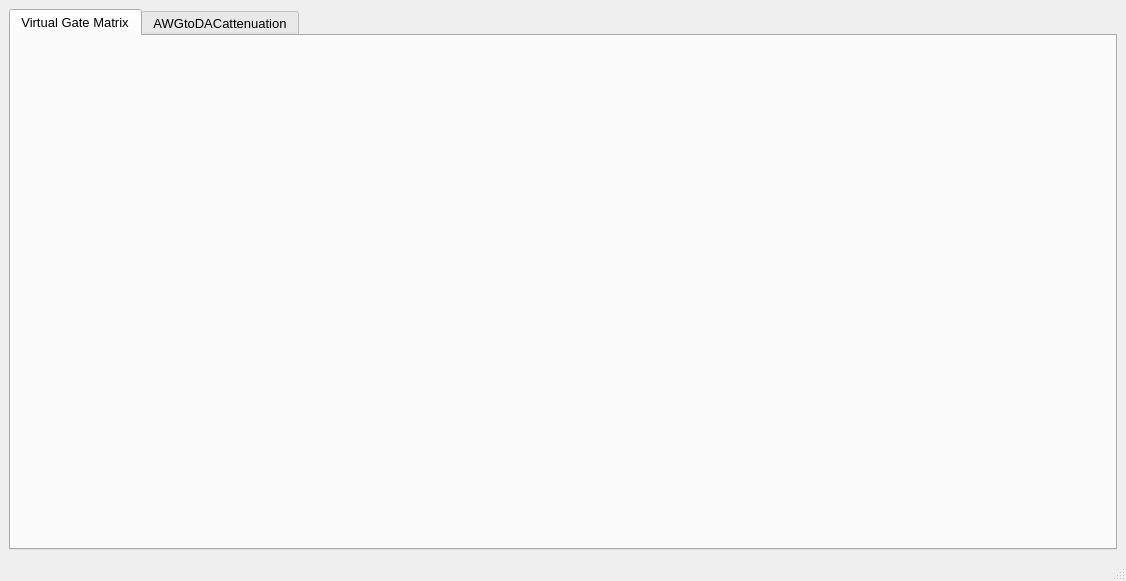
<?xml version="1.0" encoding="UTF-8"?>
<ui version="4.0">
 <class>MainWindow</class>
 <widget class="QMainWindow" name="MainWindow">
  <property name="geometry">
   <rect>
    <x>0</x>
    <y>0</y>
    <width>1126</width>
    <height>581</height>
   </rect>
  </property>
  <property name="font">
   <font>
    <pointsize>10</pointsize>
   </font>
  </property>
  <property name="windowTitle">
   <string>MainWindow</string>
  </property>
  <widget class="QWidget" name="centralwidget">
   <layout class="QGridLayout" name="gridLayout">
    <item row="0" column="0">
     <widget class="QTabWidget" name="tabWidget">
      <property name="font">
       <font>
        <pointsize>10</pointsize>
       </font>
      </property>
      <property name="currentIndex">
       <number>0</number>
      </property>
      <widget class="QWidget" name="Virtual_gates_matrix">
       <attribute name="title">
        <string>Virtual Gate Matrix</string>
       </attribute>
       <layout class="QGridLayout" name="gridLayout_3"/>
      </widget>
      <widget class="QWidget" name="AWG_to_dac_att">
       <attribute name="title">
        <string extracomment="tab1">AWGtoDACattenuation</string>
       </attribute>
       <layout class="QVBoxLayout" name="verticalLayout">
        <item>
         <widget class="QScrollArea" name="scrollArea">
          <property name="widgetResizable">
           <bool>true</bool>
          </property>
          <widget class="QWidget" name="scrollAreaWidgetContents">
           <property name="geometry">
            <rect>
             <x>0</x>
             <y>0</y>
             <width>1084</width>
             <height>468</height>
            </rect>
           </property>
           <layout class="QHBoxLayout" name="horizontalLayout">
            <item>
             <layout class="QHBoxLayout" name="horizontalLayout_2">
              <item>
               <layout class="QVBoxLayout" name="verticalLayout_2">
                <item>
                 <widget class="QLabel" name="label_2">
                  <property name="font">
                   <font>
                    <pointsize>14</pointsize>
                   </font>
                  </property>
                  <property name="text">
                   <string>Gate</string>
                  </property>
                 </widget>
                </item>
                <item>
                 <widget class="Line" name="line">
                  <property name="orientation">
                   <enum>Qt::Horizontal</enum>
                  </property>
                 </widget>
                </item>
               </layout>
              </item>
              <item>
               <layout class="QVBoxLayout" name="verticalLayout_4">
                <item>
                 <widget class="QLabel" name="label_5">
                  <property name="font">
                   <font>
                    <pointsize>14</pointsize>
                   </font>
                  </property>
                  <property name="text">
                   <string>Voltage Ratio</string>
                  </property>
                 </widget>
                </item>
                <item>
                 <widget class="Line" name="line_2">
                  <property name="orientation">
                   <enum>Qt::Horizontal</enum>
                  </property>
                 </widget>
                </item>
               </layout>
              </item>
              <item>
               <layout class="QVBoxLayout" name="verticalLayout_3">
                <item>
                 <widget class="QLabel" name="label_4">
                  <property name="font">
                   <font>
                    <pointsize>14</pointsize>
                   </font>
                  </property>
                  <property name="text">
                   <string>dB</string>
                  </property>
                 </widget>
                </item>
                <item>
                 <widget class="Line" name="line_3">
                  <property name="orientation">
                   <enum>Qt::Horizontal</enum>
                  </property>
                 </widget>
                </item>
               </layout>
              </item>
             </layout>
            </item>
            <item>
             <spacer name="horizontalSpacer">
              <property name="orientation">
               <enum>Qt::Horizontal</enum>
              </property>
              <property name="sizeHint" stdset="0">
               <size>
                <width>40</width>
                <height>20</height>
               </size>
              </property>
             </spacer>
            </item>
           </layout>
          </widget>
         </widget>
        </item>
       </layout>
      </widget>
     </widget>
    </item>
   </layout>
  </widget>
  <widget class="QMenuBar" name="menubar">
   <property name="geometry">
    <rect>
     <x>0</x>
     <y>0</y>
     <width>1126</width>
     <height>22</height>
    </rect>
   </property>
  </widget>
  <widget class="QStatusBar" name="statusbar"/>
 </widget>
 <resources/>
 <connections/>
</ui>
